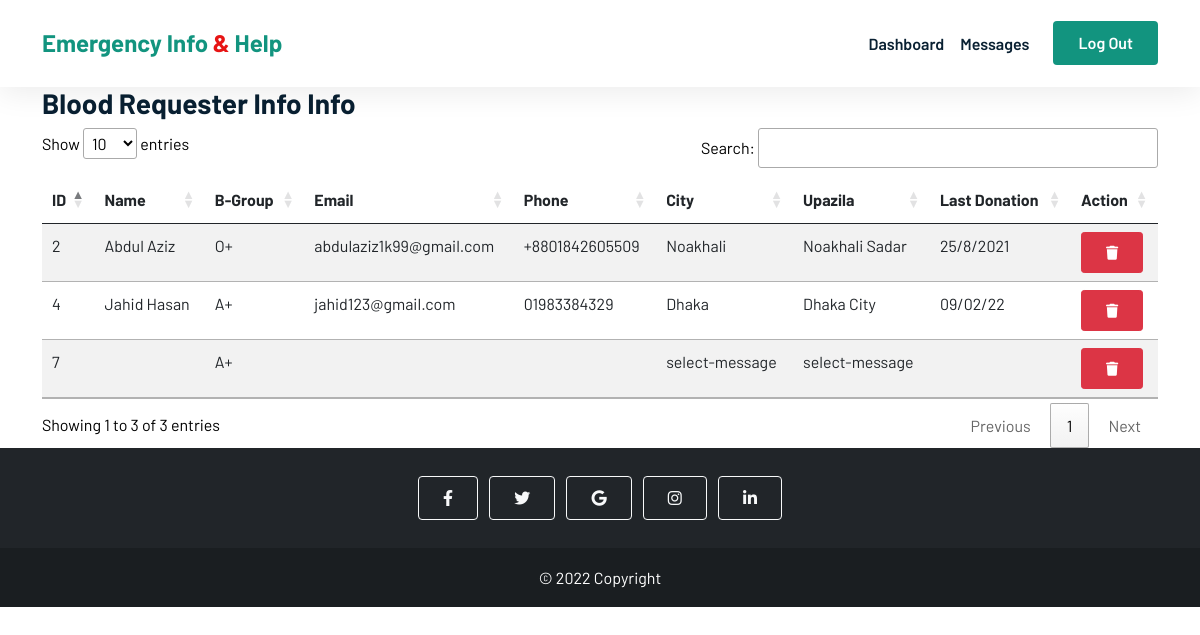
The app's page /admin/blood_donors_info.php (signed in) with its own data.
### tables this page shows
CREATE TABLE `blood_donors` (
  `id` int(255) NOT NULL,
  `frist_name` varchar(20) NOT NULL,
  `last_name` varchar(20) NOT NULL,
  `blood_group` varchar(6) NOT NULL,
  `gender` varchar(10) NOT NULL,
  `age` int(10) NOT NULL,
  `weight` int(10) NOT NULL,
  `email` varchar(32) NOT NULL,
  `phone` varchar(15) NOT NULL,
  `address` varchar(255) NOT NULL,
  `division` varchar(20) NOT NULL,
  `city` varchar(20) NOT NULL,
  `upazila` varchar(20) NOT NULL,
  `last_donation` varchar(255) DEFAULT NULL,
  `user_name` varchar(32) NOT NULL,
  `password` varchar(32) NOT NULL,
  `image` varchar(255) NOT NULL
);

### admin/blood_donors_info.php (the view, shortened to what this page needs)
<?php
include_once './admin_includes/db.php';
$sql = "SELECT * FROM `blood_donors`";
$results = $con->query($sql);
?>
<!DOCTYPE html>
<html lang="en">
<head>
    <link href="https://cdn.jsdelivr.net/npm/bootstrap@5.0.2/dist/css/bootstrap.min.css" rel="stylesheet" />
    <link rel="stylesheet" href="https://cdnjs.cloudflare.com/ajax/libs/font-awesome/6.1.1/css/all.min.css" />
    <link rel="stylesheet" href="//cdn.datatables.net/1.12.1/css/jquery.dataTables.min.css">
    <link rel="stylesheet" href="../css/style.css" />
</head>
<body>
<header class="sticky-top">
        <nav class="navbar navbar-expand-lg  bg-white">
            <div class="container">
                <a class="navbar-brand" href="./admin_dashboard.php">Emergency Info <span>&</span> Help</a>
                <div class="collapse navbar-collapse" id="navbarNavDropdown">
                    <ul class="navbar-nav ms-auto">
                    <li class="nav-item">
                            <a class="nav-link" aria-current="page" href="./admin_dashboard.php">Dashboard</a>
                        </li>
                    <li class="nav-list">
                    <a href="messages.php" class="nav-link">Messages</a>
                    </li>
                    </ul>
                    <a href="./logout.php" class="btn btn-brand ms-lg-3">Log Out</a>
                </div>
            </div>
        </nav>
    </header>
    <main>
        <div class="container">
            <h3>Blood Requester Info Info</h3>
            <div>
                <table class="table table-striped" id="messages">
                    <thead>
                        <tr>
                            <th scope="col">ID</th>
                            <th scope="col">Name</th>
                            <th scope="col">B-Group</th>
                            <th scope="col">Email</th>
                            <th scope="col">Phone</th>
                            <th scope="col">City</th>
                            <th scope="col">Upazila</th>
                            <th scope="col">Last Donation</th>
                            <th scope="col">Action</th>
                        </tr>
                    </thead>
                    <tbody>
                        <?php while ($row = $results->fetch_assoc()) : ?>
                            <tr>
                                <td><?php echo $row['id'] ?></td>
                                <td><?php echo $row['frist_name'] . " ".$row['last_name']  ?></td>
                                <td><?php echo $row['blood_group'] ?></td>
                                <td><?php echo $row['email'] ?></td>
                                <td><?php echo $row['phone'] ?></td>
                                <td><?php echo $row['city'] ?></td>
                                <td><?php echo $row['upazila'] ?></td>
                                <td><?php echo $row['last_donation'] ?></td>
                                <td>
                                    <button class='delete btn btn-sm btn-danger' id="<?php echo $row['id'] ?>"><i class="delete fa-solid fa-trash" id="<?php echo $row['id'] ?>"></i></button>
                                </td>
                            </tr>
                        <?php endwhile ?>
                    </tbody>
                </table>
            </div>
        </div>
    </main>
    <footer class="bg-dark text-center text-white">
        <div class="container p-4 pb-0">
            <section class="mb-4">
                <a class="btn btn-outline-light btn-floating m-1" href="#!" role="button"><i class="fab fa-facebook-f"></i></a>
                <a class="btn btn-outline-light btn-floating m-1" href="#!" role="button"><i class="fab fa-twitter"></i></a>
                <a class="btn btn-outline-light btn-floating m-1" href="#!" role="button"><i class="fab fa-google"></i></a>
                <a class="btn btn-outline-light btn-floating m-1" href="#!" role="button"><i class="fab fa-instagram"></i></a>
                <a class="btn btn-outline-light btn-floating m-1" href="#!" role="button"><i class="fab fa-linkedin-in"></i></a>
            </section>
        </div>
        <div class="text-center p-3 footer-last">
            © 2022 Copyright
        </div>
    </footer>
</body>
</html>

### css/style.css (style rules this page uses)
* { margin: 0; padding: 0; box-sizing: border-box; list-style: none; }
html, body { font-family: "Barlow", sans-serif; line-height: 1.7; color: black; max-width: 100%; scroll-behavior: smooth; }
h1, h2, h3, h4, h5, h6 { font-weight: 700 !important; color: #092032; }
.navbar-nav .nav-link { color: #092032; text-decoration: none; transition: all 0.4s ease; font-weight: 600; }
a { color: #092032; text-decoration: none; }
.navbar { box-shadow: 0px 6px 30px rgba(0, 0, 0, 0.08); z-index: 1; padding: 1.5% 0; }
.navbar .navbar-brand { font-weight: 700; font-size: 24px; color: #12947f; }
.navbar-brand span { color: #e71414; }
.btn { padding: 9px 24px; font-weight: 600; }
.btn-brand { color: white; background-color: #12947f; }
.footer-last { background-color: rgba(0, 0, 0, 0.2); }
a { color: black; }
.sorting, .sorting_asc, .sorting_desc { background : none; }

### records on screen
blood_donors: id "2", frist_name "Abdul", last_name "Aziz", blood_group "O+", email "abdulaziz1k99@gmail.com", phone "+8801842605509", city "Noakhali", upazila "Noakhali Sadar", last_donation "25/8/2021"
blood_donors: id "4", frist_name "Jahid", last_name "Hasan", blood_group "A+", email "jahid123@gmail.com", phone "01983384329", city "Dhaka", upazila "Dhaka City", last_donation "09/02/22"
blood_donors: id "7", blood_group "A+", city "select-message", upazila "select-message"
